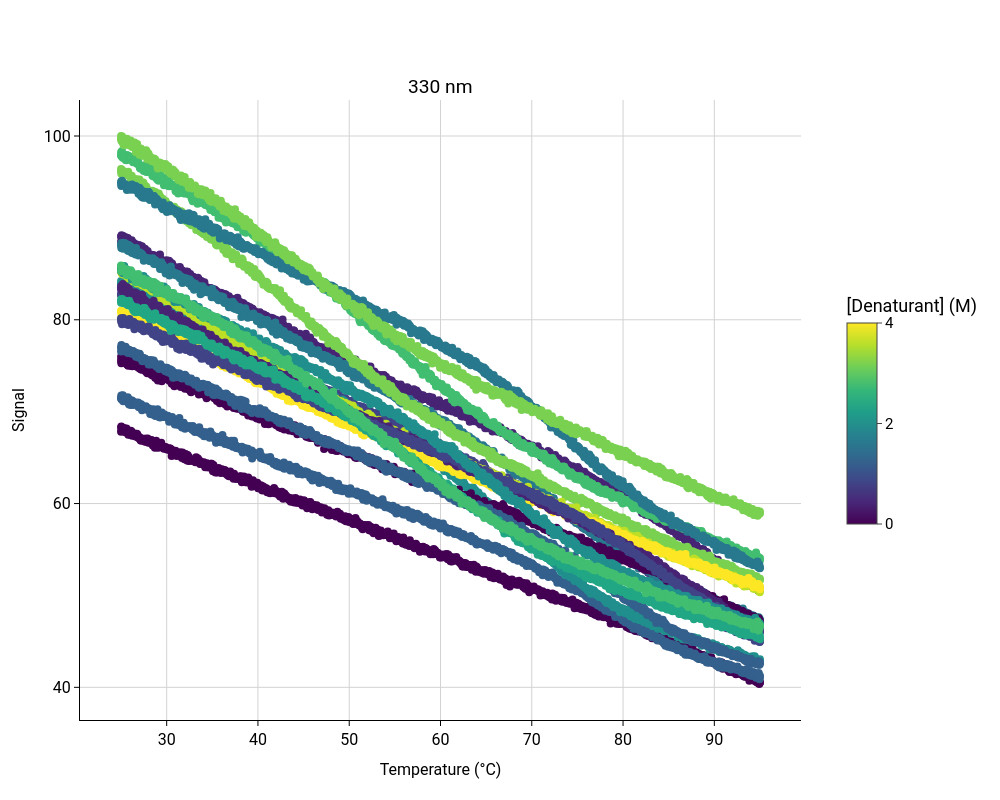

The notebook cell saved with this chart:
### Code cell
INDEX = 14
NAME = "P2A" # Name used in the manuscript

# creating a Sample object for the storage and processing of the DSF data
sample = Monomer()

# reading the data
sample.read_file(f'../../data/retiter3_P2B_P2A.xlsx')

sample.set_denaturant_concentrations()

# Selecting conditions
sample.set_signal(['330 nm'])#, '350 nm'])

conditions = [True]*48
# Index of the curves to be excluded from the analysis, starting from 1
outliers_or_other_data = ["1-22","29","43","44"] 

conditions = set_condition_indexes_to_false(conditions,outliers_or_other_data)

#using all curves except the curve without denaturant as in the paper
sample.select_conditions(conditions,normalise_to_global_max=True)

#Plotting the selected signals against the temperature
fig = plot_unfolding(sample)
#display_figure_static(fig,height=800, width=1000)
fig.show()

### Figure 1 — Plotly figure (JSON) as saved in the notebook; plotly's stock layout.template omitted (floating-point values rounded to 4 significant figures; data arrays with more than 128 entries replaced by an {"elided": "..."} marker saying what was removed)
{"data": [{"marker": {"color": "#440154", "size": 8}, "mode": "markers", "name": "0.00 M", "showlegend": false, "type": "scatter", "x": {"elided": "980 float values"}, "xaxis": "x", "y": {"elided": "980 float values"}, "yaxis": "y"}, {"marker": {"color": "#482475", "size": 8}, "mode": "markers", "name": "0.40 M", "showlegend": false, "type": "scatter", "x": {"elided": "980 float values"}, "xaxis": "x", "y": {"elided": "980 float values"}, "yaxis": "y"}, {"marker": {"color": "#414487", "size": 8}, "mode": "markers", "name": "0.80 M", "showlegend": false, "type": "scatter", "x": {"elided": "980 float values"}, "xaxis": "x", "y": {"elided": "980 float values"}, "yaxis": "y"}, {"marker": {"color": "#34608d", "size": 8}, "mode": "markers", "name": "1.20 M", "showlegend": false, "type": "scatter", "x": {"elided": "980 float values"}, "xaxis": "x", "y": {"elided": "980 float values"}, "yaxis": "y"}, {"marker": {"color": "#29798e", "size": 8}, "mode": "markers", "name": "1.60 M", "showlegend": false, "type": "scatter", "x": {"elided": "980 float values"}, "xaxis": "x", "y": {"elided": "980 float values"}, "yaxis": "y"}, {"marker": {"color": "#218f8d", "size": 8}, "mode": "markers", "name": "2.00 M", "showlegend": false, "type": "scatter", "x": {"elided": "980 float values"}, "xaxis": "x", "y": {"elided": "980 float values"}, "yaxis": "y"}, {"marker": {"color": "#42be71", "size": 8}, "mode": "markers", "name": "2.80 M", "showlegend": false, "type": "scatter", "x": {"elided": "980 float values"}, "xaxis": "x", "y": {"elided": "980 float values"}, "yaxis": "y"}, {"marker": {"color": "#7ad151", "size": 8}, "mode": "markers", "name": "3.20 M", "showlegend": false, "type": "scatter", "x": {"elided": "980 float values"}, "xaxis": "x", "y": {"elided": "980 float values"}, "yaxis": "y"}, {"marker": {"color": "#bddf26", "size": 8}, "mode": "markers", "name": "3.60 M", "showlegend": false, "type": "scatter", "x": {"elided": "980 float values"}, "xaxis": "x", "y": {"elided": "980 float values"}, "yaxis": "y"}, {"marker": {"color": "#fde725", "size": 8}, "mode": "markers", "name": "4.00 M", "showlegend": false, "type": "scatter", "x": {"elided": "980 float values"}, "xaxis": "x", "y": {"elided": "980 float values"}, "yaxis": "y"}, {"marker": {"color": "#440154", "size": 8}, "mode": "markers", "name": "0.00 M", "showlegend": false, "type": "scatter", "x": {"elided": "980 float values"}, "xaxis": "x", "y": {"elided": "980 float values"}, "yaxis": "y"}, {"marker": {"color": "#482475", "size": 8}, "mode": "markers", "name": "0.40 M", "showlegend": false, "type": "scatter", "x": {"elided": "980 float values"}, "xaxis": "x", "y": {"elided": "980 float values"}, "yaxis": "y"}, {"marker": {"color": "#414487", "size": 8}, "mode": "markers", "name": "0.80 M", "showlegend": false, "type": "scatter", "x": {"elided": "980 float values"}, "xaxis": "x", "y": {"elided": "980 float values"}, "yaxis": "y"}, {"marker": {"color": "#34608d", "size": 8}, "mode": "markers", "name": "1.20 M", "showlegend": false, "type": "scatter", "x": {"elided": "980 float values"}, "xaxis": "x", "y": {"elided": "980 float values"}, "yaxis": "y"}, {"marker": {"color": "#29798e", "size": 8}, "mode": "markers", "name": "1.60 M", "showlegend": false, "type": "scatter", "x": {"elided": "980 float values"}, "xaxis": "x", "y": {"elided": "980 float values"}, "yaxis": "y"}, {"marker": {"color": "#218f8d", "size": 8}, "mode": "markers", "name": "2.00 M", "showlegend": false, "type": "scatter", "x": {"elided": "980 float values"}, "xaxis": "x", "y": {"elided": "980 float values"}, "yaxis": "y"}, {"marker": {"color": "#22a785", "size": 8}, "mode": "markers", "name": "2.40 M", "showlegend": false, "type": "scatter", "x": {"elided": "980 float values"}, "xaxis": "x", "y": {"elided": "980 float values"}, "yaxis": "y"}, {"marker": {"color": "#42be71", "size": 8}, "mode": "markers", "name": "2.80 M", "showlegend": false, "type": "scatter", "x": {"elided": "980 float values"}, "xaxis": "x", "y": {"elided": "980 float values"}, "yaxis": "y"}, {"marker": {"color": "#7ad151", "size": 8}, "mode": "markers", "name": "3.20 M", "showlegend": false, "type": "scatter", "x": {"elided": "980 float values"}, "xaxis": "x", "y": {"elided": "980 float values"}, "yaxis": "y"}, {"hoverinfo": "skip", "marker": {"cmax": 4, "cmin": 0, "colorbar": {"len": 0.4, "orientation": "v", "outlinewidth": 1, "tickfont": {"size": 15}, "ticks": "outside", "ticktext": ["0", "2", "4"], "tickvals": [0, 2, 4], "title": {"text": "[Denaturant] (M)"}, "x": 1.05, "xanchor": "left", "y": 0.5, "yanchor": "middle"}, "colorscale": [[0, "#440154"], [0.1111, "#482878"], [0.2222, "#3e4989"], [0.3333, "#31688e"], [0.4444, "#26828e"], [0.5556, "#1f9e89"], [0.6667, "#35b779"], [0.7778, "#6ece58"], [0.8889, "#b5de2b"], [1, "#fde725"]]}, "mode": "markers", "showlegend": false, "type": "scatter", "x": [null], "xaxis": "x", "y": [null], "yaxis": "y"}], "layout": {"annotations": [{"font": {"size": 19.2}, "showarrow": false, "text": "330 nm", "x": 0.5, "xanchor": "center", "xref": "paper", "y": 1, "yanchor": "bottom", "yref": "paper"}], "font": {"color": "black", "family": "Roboto"}, "height": 800, "legend": {"font": {"size": 15}}, "paper_bgcolor": "white", "plot_bgcolor": "white", "width": 1000, "xaxis": {"anchor": "y", "domain": [0, 1], "gridcolor": "lightgray", "gridwidth": 1, "linecolor": "black", "linewidth": 1, "showgrid": true, "showline": true, "tickcolor": "black", "tickfont": {"size": 16}, "ticklen": 5, "ticks": "outside", "tickwidth": 1, "title": {"font": {"size": 16}, "text": "Temperature (°C)"}, "zeroline": false}, "yaxis": {"anchor": "x", "domain": [0, 1], "gridcolor": "lightgray", "gridwidth": 1, "linecolor": "black", "linewidth": 1, "nticks": 5, "showgrid": true, "showline": true, "tickcolor": "black", "tickfont": {"size": 16}, "ticklen": 5, "ticks": "outside", "tickwidth": 1, "title": {"font": {"size": 16}, "text": "Signal"}, "zeroline": false}}}
